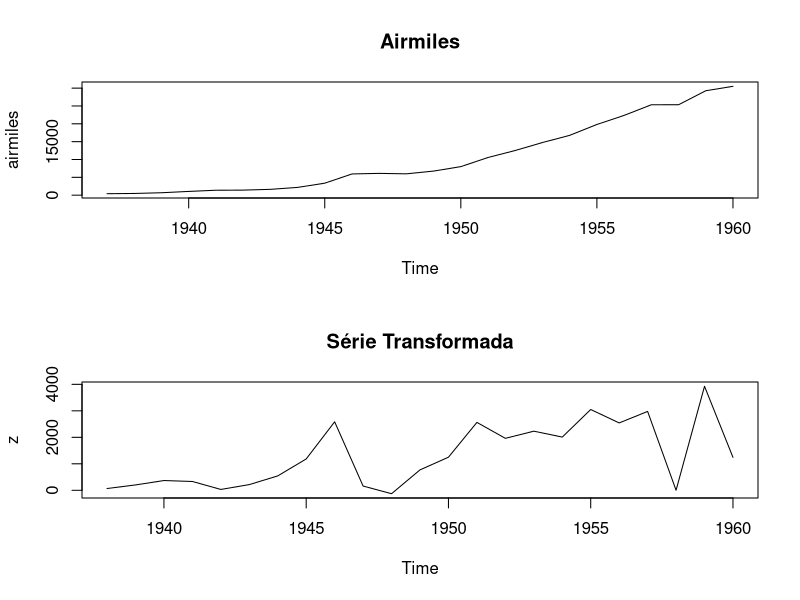

Here is the R script that generated this plot: (Note: this script raises an error after producing the figure.)
#Series temporais e analises preditivas - Fernando Amaral

x = Box.test(airmiles,type="Ljung-Box")
print(x)

#faz a diferenciacao
z = diff(airmiles)

#testa novamente
x = Box.test(z,type="Ljung-Box")
print(x)

split.screen( figs = c( 2, 1 ) )
screen(1)
plot(airmiles, main="Airmiles")
screen(2)
plot(z, main="Série Transformada")
close.screen( all = TRUE )

#quantos processos de dif. precisam
#Phillips-Perron test
ndiffs(airmiles, test="pp")
ndiffs(z, test="pp")


















